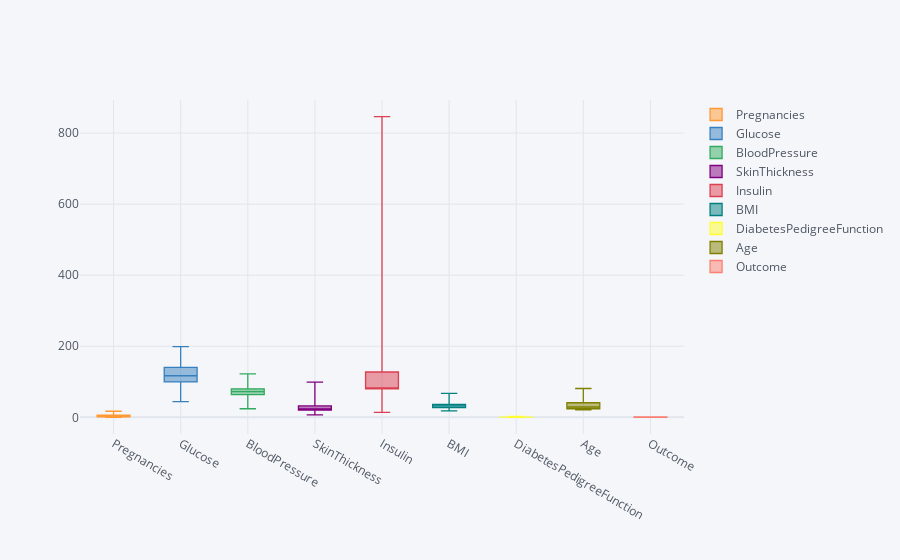

Here is the notebook cell this chart was saved with:
### Markdown cell above
### Let's go and deal with the outliers now:

### Code cell
df.iplot(kind='box')

### Figure 1 — Plotly figure (JSON) as saved in the notebook; plotly's stock layout.template omitted (floating-point values rounded to 4 significant figures; data arrays with more than 128 entries replaced by an {"elided": "..."} marker saying what was removed)
{"data": [{"boxpoints": false, "line": {"width": 1.3}, "marker": {"color": "rgba(255, 153, 51, 1.0)"}, "name": "Pregnancies", "orientation": "v", "type": "box", "y": {"elided": "768 int values"}}, {"boxpoints": false, "line": {"width": 1.3}, "marker": {"color": "rgba(55, 128, 191, 1.0)"}, "name": "Glucose", "orientation": "v", "type": "box", "y": {"elided": "768 float values"}}, {"boxpoints": false, "line": {"width": 1.3}, "marker": {"color": "rgba(50, 171, 96, 1.0)"}, "name": "BloodPressure", "orientation": "v", "type": "box", "y": {"elided": "768 float values"}}, {"boxpoints": false, "line": {"width": 1.3}, "marker": {"color": "rgba(128, 0, 128, 1.0)"}, "name": "SkinThickness", "orientation": "v", "type": "box", "y": {"elided": "768 float values"}}, {"boxpoints": false, "line": {"width": 1.3}, "marker": {"color": "rgba(219, 64, 82, 1.0)"}, "name": "Insulin", "orientation": "v", "type": "box", "y": {"elided": "768 float values"}}, {"boxpoints": false, "line": {"width": 1.3}, "marker": {"color": "rgba(0, 128, 128, 1.0)"}, "name": "BMI", "orientation": "v", "type": "box", "y": {"elided": "768 float values"}}, {"boxpoints": false, "line": {"width": 1.3}, "marker": {"color": "rgba(255, 255, 51, 1.0)"}, "name": "DiabetesPedigreeFunction", "orientation": "v", "type": "box", "y": {"elided": "768 float values"}}, {"boxpoints": false, "line": {"width": 1.3}, "marker": {"color": "rgba(128, 128, 0, 1.0)"}, "name": "Age", "orientation": "v", "type": "box", "y": {"elided": "768 int values"}}, {"boxpoints": false, "line": {"width": 1.3}, "marker": {"color": "rgba(251, 128, 114, 1.0)"}, "name": "Outcome", "orientation": "v", "type": "box", "y": {"elided": "768 int values"}}], "layout": {"legend": {"bgcolor": "#F5F6F9", "font": {"color": "#4D5663"}}, "paper_bgcolor": "#F5F6F9", "plot_bgcolor": "#F5F6F9", "title": {"font": {"color": "#4D5663"}}, "xaxis": {"gridcolor": "#E1E5ED", "showgrid": true, "tickfont": {"color": "#4D5663"}, "title": {"font": {"color": "#4D5663"}, "text": ""}, "zerolinecolor": "#E1E5ED"}, "yaxis": {"gridcolor": "#E1E5ED", "showgrid": true, "tickfont": {"color": "#4D5663"}, "title": {"font": {"color": "#4D5663"}, "text": ""}, "zerolinecolor": "#E1E5ED"}}}
